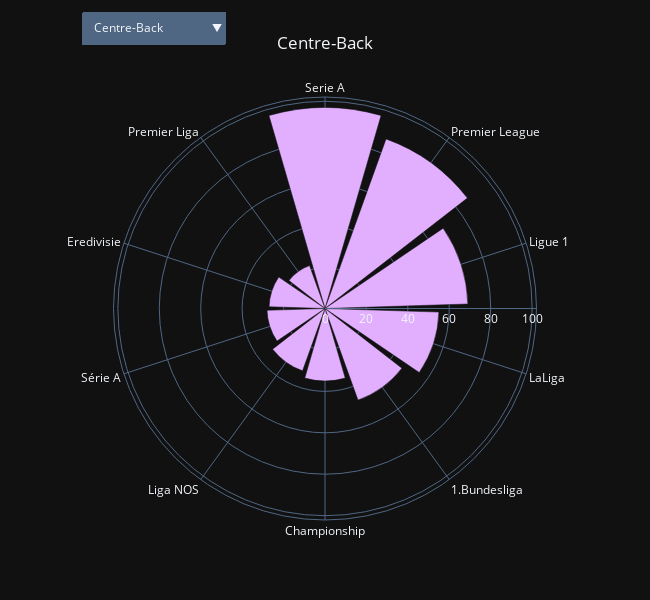

Here is the notebook cell this chart was saved with:
### Code cell
# For each position we have the league with the most sells
bar_polar_position(df, "League_from")

### Figure 1 — Plotly figure (JSON) as saved in the notebook; plotly's stock layout.template omitted (floating-point values rounded to 4 significant figures)
{"data": [{"hovertemplate": "Name=%{r}<br>League_from=%{theta}<extra></extra>", "legendgroup": "", "marker": {"color": "#E1AFFD", "pattern": {"shape": ""}}, "name": "", "r": [97, 87, 69, 55, 47, 35, 32, 28, 27, 22], "showlegend": false, "subplot": "polar", "theta": ["Serie A", "Premier League", "Ligue 1", "LaLiga", "1.Bundesliga", "Championship", "Liga NOS", "Série A", "Eredivisie", "Premier Liga"], "type": "barpolar"}], "layout": {"barmode": "relative", "height": 600, "legend": {"tracegroupgap": 0}, "margin": {"t": 60}, "polar": {"angularaxis": {"direction": "clockwise", "rotation": 90, "type": "category"}, "domain": {"x": [0, 1], "y": [0, 1]}, "radialaxis": {"autorange": true, "range": [0, 102.1], "type": "linear"}}, "title": {"text": "Centre-Back", "x": 0.5}, "updatemenus": [{"active": 7, "buttons": [{"args": [{"r": [[36, 32, 27, 23, 11, 10, 9, 9, 9, 7]], "theta": [["Premier League", "Serie A", "LaLiga", "Ligue 1", "1.Bundesliga", "Série A", "Eredivisie", "Liga NOS", "Super League", "Championship"]]}, {"title": "Left-Back"}], "label": "Left-Back", "method": "update"}, {"args": [{"r": [[17, 6, 5, 4, 4, 3, 2, 2, 2, 2]], "theta": [["Premier League", "Serie A", "Süper Lig", "1.Bundesliga", "Premier Liga", "Super League", " Argentina", " England", "Championship", "Eredivisie"]]}, {"title": "Right Midfield"}], "label": "Right Midfield", "method": "update"}, {"args": [{"r": [[41, 38, 35, 33, 29, 23, 23, 21, 20, 16]], "theta": [["Ligue 1", "Série A", "LaLiga", "Serie A", "Premier League", "1.Bundesliga", "Premier Liga", " Brazil", "Torneo Final", "Eredivisie"]]}, {"title": "Attacking Midfield"}], "label": "Attacking Midfield", "method": "update"}, {"args": [{"r": [[36, 34, 33, 29, 22, 19, 17, 12, 11, 10]], "theta": [["Premier League", "LaLiga", "Serie A", "Ligue 1", "Championship", "Eredivisie", "Premier Liga", "Liga NOS", "1.Bundesliga", "Série A"]]}, {"title": "Right Winger"}], "label": "Right Winger", "method": "update"}, {"args": [{"r": [[1]], "theta": [["1.Bundesliga"]]}, {"title": "Sweeper"}], "label": "Sweeper", "method": "update"}, {"args": [{"r": [[158, 150, 106, 92, 65, 56, 49, 44, 34, 33]], "theta": [["Serie A", "Premier League", "Ligue 1", "LaLiga", "1.Bundesliga", "Championship", "Eredivisie", "Premier Liga", "Süper Lig", "Serie B"]]}, {"title": "Centre-Forward"}], "label": "Centre-Forward", "method": "update"}, {"args": [{"r": [[57, 52, 50, 45, 27, 22, 20, 13, 11, 10]], "theta": [["Premier League", "Ligue 1", "Serie A", "LaLiga", "1.Bundesliga", "Série A", "Liga NOS", "Premier Liga", "Super League", "Eredivisie"]]}, {"title": "Defensive Midfield"}], "label": "Defensive Midfield", "method": "update"}, {"args": [{"r": [[97, 87, 69, 55, 47, 35, 32, 28, 27, 22]], "theta": [["Serie A", "Premier League", "Ligue 1", "LaLiga", "1.Bundesliga", "Championship", "Liga NOS", "Série A", "Eredivisie", "Premier Liga"]]}, {"title": "Centre-Back"}], "label": "Centre-Back", "method": "update"}, {"args": [{"r": [[39, 31, 30, 23, 19, 15, 13, 10, 9, 8]], "theta": [["Premier League", "Ligue 1", "LaLiga", "1.Bundesliga", "Serie A", "Eredivisie", "Série A", "Championship", "Liga NOS", "Super League"]]}, {"title": "Left Winger"}], "label": "Left Winger", "method": "update"}, {"args": [{"r": [[1, 1, 1]], "theta": [[" Argentina", "Eredivisie", "Premier League"]]}, {"title": "Forward"}], "label": "Forward", "method": "update"}, {"args": [{"r": [[1]], "theta": [["U19 Eredivisie"]]}, {"title": "Defender"}], "label": "Defender", "method": "update"}, {"args": [{"r": [[1]], "theta": [["First Division"]]}, {"title": "Midfielder"}], "label": "Midfielder", "method": "update"}, {"args": [{"r": [[32, 24, 19, 18, 15, 12, 8, 6, 5, 5]], "theta": [["Serie A", "Premier League", "LaLiga", "Liga NOS", "Ligue 1", "Eredivisie", "1.Bundesliga", "Série A", "First Division", "Premier Liga"]]}, {"title": "Right-Back"}], "label": "Right-Back", "method": "update"}, {"args": [{"r": [[30, 12, 10, 9, 8, 6, 6, 6, 4, 4]], "theta": [["Serie A", "LaLiga", "Premier League", "Serie B", "Premier Liga", "1.Bundesliga", "Ligue 1", "Série A", " Argentina", "2.Bundesliga"]]}, {"title": "Second Striker"}], "label": "Second Striker", "method": "update"}, {"args": [{"r": [[80, 74, 43, 35, 26, 26, 25, 21, 19, 18]], "theta": [["Serie A", "Premier League", "LaLiga", "Ligue 1", "1.Bundesliga", "Championship", "Liga NOS", "Série A", "Premier Liga", "Eredivisie"]]}, {"title": "Central Midfield"}], "label": "Central Midfield", "method": "update"}, {"args": [{"r": [[27, 26, 21, 10, 9, 9, 9, 7, 7, 6]], "theta": [["Premier League", "Serie A", "LaLiga", "1.Bundesliga", "Championship", "Ligue 1", "Serie B", "First Division", "Liga NOS", "Eredivisie"]]}, {"title": "Goalkeeper"}], "label": "Goalkeeper", "method": "update"}, {"args": [{"r": [[20, 12, 8, 5, 4, 4, 4, 3, 2, 2]], "theta": [["Premier League", "Ligue 1", "Championship", "Serie A", "Eredivisie", "LaLiga", "Série A", "1.Bundesliga", "First Division", "Jupiler Pro League"]]}, {"title": "Left Midfield"}], "label": "Left Midfield", "method": "update"}], "direction": "down", "showactive": true, "x": 0.005, "xanchor": "left", "y": 1.2, "yanchor": "top"}], "width": 650}}
